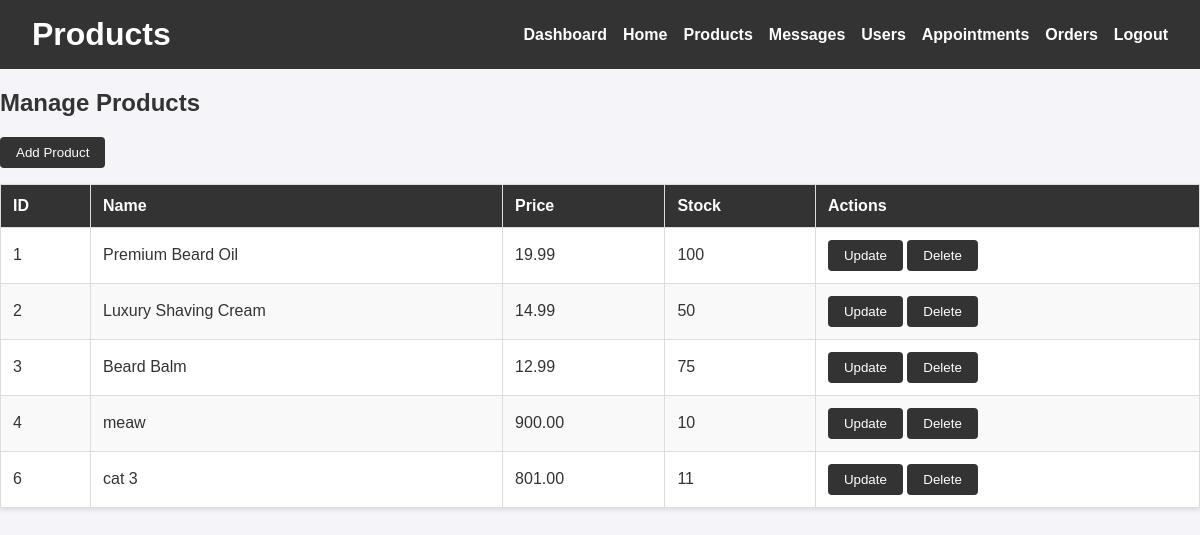
/admin/products.php, run on the app's committed database.
### tables this page shows
CREATE TABLE `items` (
  `item_id` int NOT NULL,
  `item_name` varchar(150) NOT NULL,
  `small_description` varchar(255) NOT NULL,
  `long_description` text NOT NULL,
  `price` decimal(10,2) NOT NULL,
  `stock` int DEFAULT '0',
  `image_location` varchar(255) DEFAULT NULL,
  `created_at` timestamp NULL DEFAULT CURRENT_TIMESTAMP,
  `updated_at` timestamp NULL DEFAULT CURRENT_TIMESTAMP ON UPDATE CURRENT_TIMESTAMP
);

### admin/adminFunctions.php (called while the page is built, shortened)
<?php
function fetchProducts($conn)
{
    $stmt = $conn->query("SELECT item_id, item_name, price, stock FROM items");
    return $stmt->fetchAll(PDO::FETCH_ASSOC);
}

### admin/products.php (the view, shortened to what this page needs)
<?php
require_once 'adminFunctions.php';
$products = fetchProducts($conn);
?>
<!DOCTYPE html>
<html lang="en">
<head>
    <link rel="stylesheet" href="adminPanel.css">
</head>
<body>
    <header class="admin-header">
        <h1>Products</h1>
        <nav class="admin-nav">
            <ul>
                <li><a href="panelDash.php">Dashboard</a></li>
                <li><a href="/EGS/index.php">Home</a></li>
                <li><a href="products.php">Products</a></li>
                <li><a href="messages.php">Messages</a></li>
                <li><a href="users.php">Users</a></li>
                <li><a href="appointments.php">Appointments</a></li>
                <li><a href="orders.php">Orders</a></li>
                <li><a href="/EGS/pages/login.php">Logout</a></li>
            </ul>
        </nav>
    </header>
    <main>
        <h2>Manage Products</h2>
        <div>
            <button onclick="document.getElementById('add-modal').style.display='block'">Add Product</button>
        </div>
        <table>
            <thead>
                <tr>
                    <th>ID</th>
                    <th>Name</th>
                    <th>Price</th>
                    <th>Stock</th>
                    <th>Actions</th>
                </tr>
            </thead>
            <tbody>
                <?php foreach ($products as $product): ?>
                    <tr>
                        <td><?= htmlspecialchars($product['item_id']) ?></td>
                        <td><?= htmlspecialchars($product['item_name']) ?></td>
                        <td><?= htmlspecialchars($product['price']) ?></td>
                        <td><?= htmlspecialchars($product['stock']) ?></td>
                        <td>
                            <button onclick="openUpdateModal(<?= htmlspecialchars(json_encode($product)) ?>)">Update</button>
                            <button onclick="openDeleteModal(<?= $product['item_id'] ?>)">Delete</button>
                        </td>
                    </tr>
                <?php endforeach; ?>
            </tbody>
        </table>
    </main>
</body>
</html>

### admin/adminPanel.css (style rules this page uses)
body { font-family: Arial, sans-serif; margin: 0; padding: 0; background-color: #f4f4f9; color: #333; }
.admin-header { background-color: #333; color: white; padding: 1rem 2rem; display: flex; justify-content: space-between; align-items: center; }
.admin-header h1 { margin: 0; }
.admin-nav ul { list-style: none; margin: 0; padding: 0; display: flex; gap: 1rem; }
.admin-nav ul li { display: inline; }
.admin-nav ul li a { color: white; text-decoration: none; font-weight: bold; }
table { width: 100%; border-collapse: collapse; margin-top: 1rem; background-color: white; box-shadow: 0 2px 4px rgba(0, 0, 0, 0.1); }
table th, table td { padding: 0.75rem; text-align: left; border: 1px solid #ddd; }
table th { background-color: #333; color: white; }
table tr:nth-child(even) { background-color: #f9f9f9; }
button { background-color: #333; color: white; border: none; padding: 0.5rem 1rem; cursor: pointer; border-radius: 4px; }

### data on the page
items: item_id "1", item_name "Premium Beard Oil", price "19.99", stock "100"
items: item_id "2", item_name "Luxury Shaving Cream", price "14.99", stock "50"
items: item_id "3", item_name "Beard Balm", price "12.99", stock "75"
items: item_id "4", item_name "meaw", price "900.00", stock "10"
items: item_id "6", item_name "cat 3", price "801.00", stock "11"
